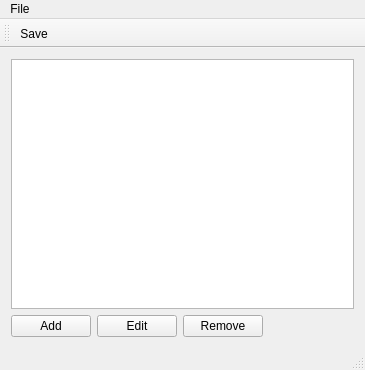
<?xml version="1.0" encoding="UTF-8"?>
<ui version="4.0">
 <class>MainWindow</class>
 <widget class="QMainWindow" name="MainWindow">
  <property name="geometry">
   <rect>
    <x>0</x>
    <y>0</y>
    <width>365</width>
    <height>370</height>
   </rect>
  </property>
  <property name="windowTitle">
   <string>MainWindow</string>
  </property>
  <widget class="QWidget" name="centralWidget">
   <layout class="QVBoxLayout" name="verticalLayout_2">
    <item>
     <layout class="QVBoxLayout" name="verticalLayout">
      <item>
       <widget class="QListView" name="listView"/>
      </item>
      <item>
       <layout class="QHBoxLayout" name="horizontalLayout">
        <item>
         <widget class="QPushButton" name="addButton">
          <property name="text">
           <string>Add</string>
          </property>
         </widget>
        </item>
        <item>
         <widget class="QPushButton" name="editButton">
          <property name="text">
           <string>Edit</string>
          </property>
         </widget>
        </item>
        <item>
         <widget class="QPushButton" name="removeButton">
          <property name="text">
           <string>Remove</string>
          </property>
         </widget>
        </item>
        <item>
         <spacer name="horizontalSpacer">
          <property name="orientation">
           <enum>Qt::Horizontal</enum>
          </property>
          <property name="sizeHint" stdset="0">
           <size>
            <width>40</width>
            <height>20</height>
           </size>
          </property>
         </spacer>
        </item>
       </layout>
      </item>
     </layout>
    </item>
   </layout>
  </widget>
  <widget class="QStatusBar" name="statusBar"/>
  <widget class="QToolBar" name="toolBar">
   <property name="windowTitle">
    <string>toolBar</string>
   </property>
   <attribute name="toolBarArea">
    <enum>TopToolBarArea</enum>
   </attribute>
   <attribute name="toolBarBreak">
    <bool>false</bool>
   </attribute>
   <addaction name="actionSave"/>
  </widget>
  <widget class="QMenuBar" name="menuBar">
   <property name="geometry">
    <rect>
     <x>0</x>
     <y>0</y>
     <width>365</width>
     <height>21</height>
    </rect>
   </property>
   <widget class="QMenu" name="menuFile">
    <property name="title">
     <string>File</string>
    </property>
    <addaction name="actionSave"/>
   </widget>
   <addaction name="menuFile"/>
  </widget>
  <action name="actionSave">
   <property name="checkable">
    <bool>false</bool>
   </property>
   <property name="enabled">
    <bool>true</bool>
   </property>
   <property name="text">
    <string>Save</string>
   </property>
   <property name="shortcut">
    <string>Ctrl+S</string>
   </property>
   <property name="autoRepeat">
    <bool>true</bool>
   </property>
   <property name="visible">
    <bool>true</bool>
   </property>
   <property name="iconVisibleInMenu">
    <bool>true</bool>
   </property>
   <property name="shortcutVisibleInContextMenu">
    <bool>true</bool>
   </property>
  </action>
 </widget>
 <layoutdefault spacing="6" margin="11"/>
 <resources/>
 <connections/>
</ui>
